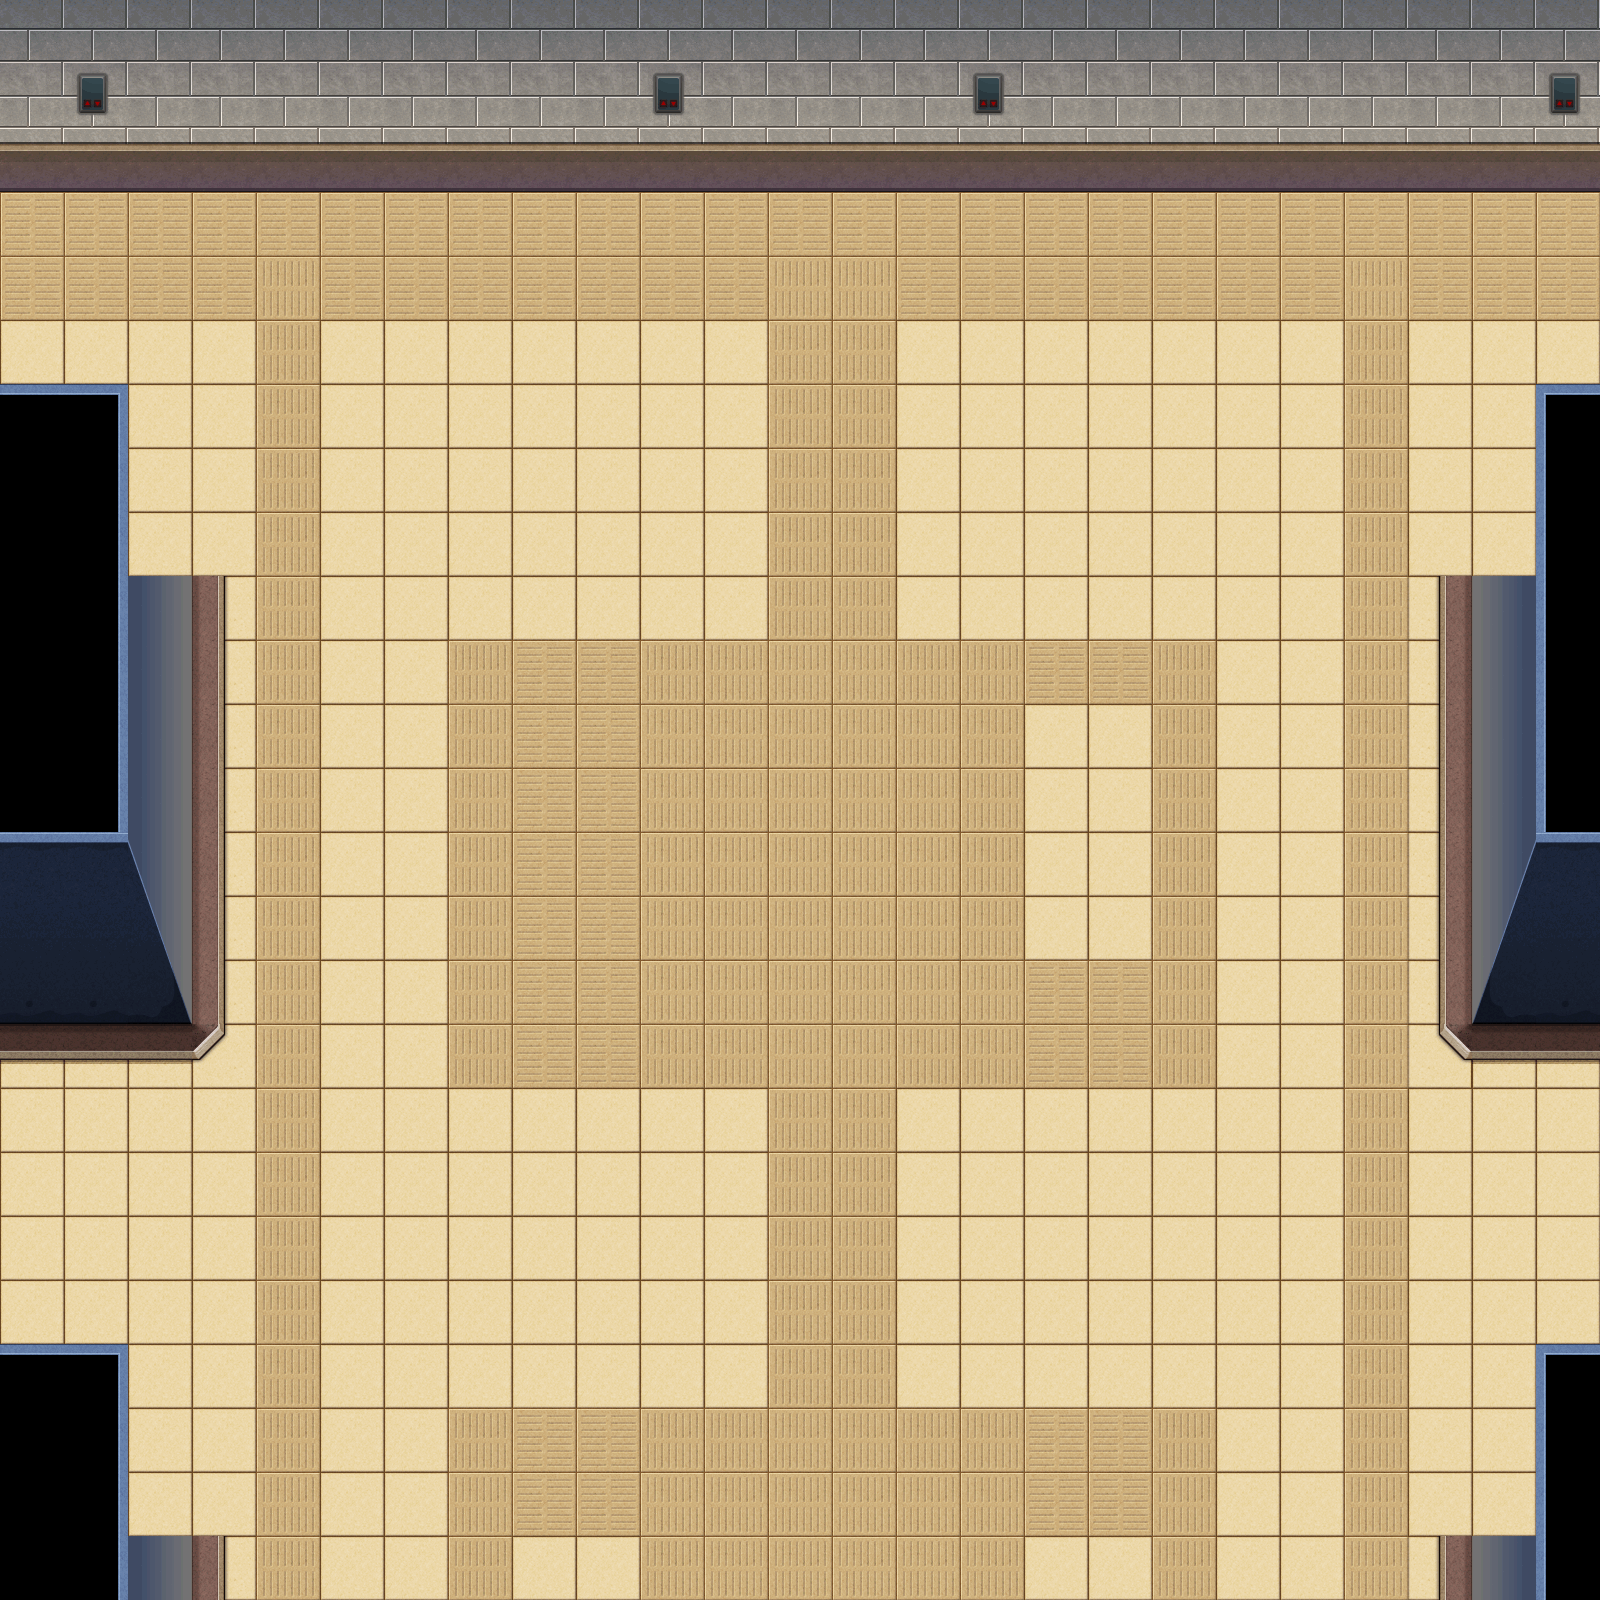

This game map was drawn from its Tiled (.tmx) file and the tilesets committed beside it. A one-line description and the trimmed map source follow:
An orthogonal 25x25 tile map with 64x64 px tiles, 1 tile layer (background), 33 tilesets and 97 objects (18x collide, 12x collide_bullet).

<map version="1.0" orientation="orthogonal" width="25" height="25" tilewidth="64" tileheight="64">
 <tileset firstgid="1" name="bg03" tilewidth="64" tileheight="64">
  <image source="bg03.png" width="512" height="256" />
 </tileset>
 <tileset firstgid="33" name="jianzhu3_qiang02" tilewidth="101" tileheight="192">
  <image source="jianzhu3_qiang02.png" width="101" height="192" />
 </tileset>
 <tileset firstgid="34" name="jianzhu3_qiang01" tilewidth="101" tileheight="192">
  <image source="jianzhu3_qiang01.png" width="101" height="192" />
 </tileset>
 <tileset firstgid="35" name="jianzhu3_huatai" tilewidth="129" tileheight="173">
  <image source="jianzhu3_huatai.png" width="129" height="173" />
 </tileset>
 <tileset firstgid="36" name="jianzhu3_chuang02" tilewidth="52" tileheight="386">
  <image source="jianzhu3_chuang02.png" width="52" height="386" />
 </tileset>
 <tileset firstgid="37" name="jianzhu3_chuang01" tilewidth="52" tileheight="386">
  <image source="jianzhu3_chuang01.png" width="52" height="386" />
 </tileset>
 <tileset firstgid="38" name="jianzhu3_dianti" tilewidth="172" tileheight="196">
  <image source="jianzhu3_dianti.png" width="172" height="196" />
 </tileset>
 <tileset firstgid="39" name="jianzhu3_langan01" tilewidth="223" tileheight="105">
  <image source="jianzhu3_langan01.png" width="223" height="105" />
 </tileset>
 <tileset firstgid="40" name="jianzhu3_keng01" tilewidth="293" tileheight="131">
  <image source="jianzhu3_keng01.png" width="293" height="131" />
 </tileset>
 <tileset firstgid="41" name="jianzhu3_keng02" tilewidth="152" tileheight="81">
  <image source="jianzhu3_keng02.png" width="152" height="79" />
 </tileset>
 <tileset firstgid="41" name="jianzhu3_keng03" tilewidth="102" tileheight="39">
  <image source="jianzhu3_keng03.png" width="102" height="39" />
 </tileset>
 <tileset firstgid="42" name="jianzhu3_keng04" tilewidth="52" tileheight="20">
  <image source="jianzhu3_keng04.png" width="52" height="20" />
 </tileset>
 <tileset firstgid="43" name="jianzhu3_wuzi01" tilewidth="131" tileheight="63">
  <image source="jianzhu3_wuzi01.png" width="131" height="63" />
 </tileset>
 <tileset firstgid="44" name="jianzhu3_wuzi02" tilewidth="168" tileheight="53">
  <image source="jianzhu3_wuzi02.png" width="168" height="53" />
 </tileset>
 <tileset firstgid="45" name="jianzhu3_yizi01" tilewidth="85" tileheight="229">
  <image source="jianzhu3_yizi01.png" width="85" height="229" />
 </tileset>
 <tileset firstgid="46" name="jianzhu3_yizi02" tilewidth="85" tileheight="229">
  <image source="jianzhu3_yizi02.png" width="85" height="229" />
 </tileset>
 <tileset firstgid="47" name="jianzhu3_zhuozi01" tilewidth="518" tileheight="213">
  <image source="jianzhu3_zhuozi01.png" width="518" height="213" />
 </tileset>
 <tileset firstgid="48" name="jianzhu3_zhuozi02" tilewidth="202" tileheight="256">
  <image source="jianzhu3_zhuozi02.png" width="202" height="256" />
 </tileset>
 <tileset firstgid="49" name="jianzhu3_zhuozi03" tilewidth="202" tileheight="256">
  <image source="jianzhu3_zhuozi03.png" width="202" height="256" />
 </tileset>
 <tileset firstgid="50" name="jianzhu_xuezi01" tilewidth="242" tileheight="196">
  <image source="jianzhu_xuezi01.png" width="242" height="196" />
 </tileset>
 <tileset firstgid="51" name="jianzhu_xuezi02" tilewidth="219" tileheight="141">
  <image source="jianzhu_xuezi02.png" width="219" height="141" />
 </tileset>
 <tileset firstgid="52" name="jianzhu_xuezi03" tilewidth="192" tileheight="132">
  <image source="jianzhu_xuezi03.png" width="192" height="132" />
 </tileset>
 <tileset firstgid="53" name="jianzhu_xuezi04" tilewidth="421" tileheight="156">
  <image source="jianzhu_xuezi04.png" width="421" height="156" />
 </tileset>
 <tileset firstgid="54" name="jianzhu_xuezi05" tilewidth="180" tileheight="297">
  <image source="jianzhu_xuezi05.png" width="180" height="297" />
 </tileset>
 <tileset firstgid="55" name="jianzhu_xiangzi05" tilewidth="150" tileheight="170">
  <image source="jianzhu_xiangzi05.png" width="150" height="170" />
 </tileset>
 <tileset firstgid="56" name="jianzhu_xiangzi06" tilewidth="90" tileheight="113">
  <image source="jianzhu_xiangzi06.png" width="90" height="113" />
 </tileset>
 <tileset firstgid="57" name="jianzhu_xiangzi02" tilewidth="122" tileheight="126">
  <image source="jianzhu_xiangzi02.png" width="122" height="126" />
 </tileset>
 <tileset firstgid="58" name="jianzhu_xiangzi03" tilewidth="122" tileheight="76">
  <image source="jianzhu_xiangzi03.png" width="122" height="76" />
 </tileset>
 <tileset firstgid="59" name="jianzhu2_xiangzi0" tilewidth="192" tileheight="168">
  <image source="jianzhu2_xiangzi0.png" width="192" height="168" />
 </tileset>
 <tileset firstgid="60" name="jianzhu_xiangzi04" tilewidth="183" tileheight="126">
  <image source="jianzhu_xiangzi04.png" width="183" height="126" />
 </tileset>
 <tileset firstgid="61" name="jianzhu_xiangzi01" tilewidth="71" tileheight="80">
  <image source="jianzhu_xiangzi01.png" width="71" height="80" />
 </tileset>
 <tileset firstgid="62" name="jianzhu_xiangzi07" tilewidth="92" tileheight="112">
  <image source="jianzhu_xiangzi07.png" width="92" height="112" />
 </tileset>
 <tileset firstgid="63" name="jianzhu_qiang01" tilewidth="92" tileheight="54">
  <image source="jianzhu_qiang01.png" width="92" height="54" />
 </tileset>
 <layer name="background" width="25" height="25">
  <data>[625 cells, 625 non-empty, 29 distinct tile ids]</data>
 </layer>
 <objectgroup name="right" width="25" height="25">
  <properties>
   <property name="filename" value="jianzhu3_qiang02.png" />
   <property name="groundlayer" value="1" />
  </properties>
  <object gid="33" x="1435" y="576">
   <properties>
    <property name="groundZ" value="1" />
   </properties>
  </object>
  <object gid="33" x="1435" y="1536">
   <properties>
    <property name="groundZ" value="1" />
   </properties>
  </object>
 </objectgroup>
 <objectgroup name="left" width="25" height="25">
  <properties>
   <property name="filename" value="jianzhu3_qiang01.png" />
   <property name="groundlayer" value="1" />
  </properties>
  <object gid="34" x="128" y="577">
   <properties>
    <property name="groundZ" value="1" />
   </properties>
  </object>
  <object gid="34" x="128" y="1537">
   <properties>
    <property name="groundZ" value="1" />
   </properties>
  </object>
 </objectgroup>
 <objectgroup name="flower" width="25" height="25">
  <properties>
   <property name="filename" value="jianzhu3_huatai.png" />
   <property name="groundlayer" value="1" />
  </properties>
  <object gid="35" x="510" y="877">
   <properties>
    <property name="groundZ" value="1" />
   </properties>
  </object>
  <object gid="35" x="1021" y="879">
   <properties>
    <property name="groundZ" value="1" />
   </properties>
  </object>
  <object gid="35" x="510" y="1021">
   <properties>
    <property name="groundZ" value="2" />
   </properties>
  </object>
  <object gid="35" x="1022" y="1023">
   <properties>
    <property name="groundZ" value="2" />
   </properties>
  </object>
  <object gid="35" x="511" y="1662" />
  <object gid="35" x="1024" y="1662" />
 </objectgroup>
 <objectgroup name="rightboli" width="25" height="25">
  <properties>
   <property name="filename" value="jianzhu3_chuang02.png" />
   <property name="groundlayer" value="1" />
  </properties>
  <object gid="36" x="1480" y="882">
   <properties>
    <property name="groundZ" value="2" />
   </properties>
  </object>
  <object gid="36" x="1481" y="1825">
   <properties>
    <property name="groundZ" value="10" />
   </properties>
  </object>
  <object gid="36" x="2102" y="1587" />
 </objectgroup>
 <objectgroup name="rightdoor" width="25" height="25">
  <properties>
   <property name="filename" value="jianzhu3_chuang02.png" />
   <property name="groundlayer" value="1" />
  </properties>
 </objectgroup>
 <objectgroup name="rightdooropen" width="25" height="25">
  <properties>
   <property name="filename" value="jianzhu3_men04.png" />
   <property name="groundlayer" value="1" />
  </properties>
 </objectgroup>
 <objectgroup name="leftdoor" width="25" height="25">
  <properties>
   <property name="filename" value="jianzhu3_men01.png" />
   <property name="groundlayer" value="1" />
  </properties>
 </objectgroup>
 <objectgroup name="leftdooropen" width="25" height="25">
  <properties>
   <property name="filename" value="jianzhu3_men03.png" />
   <property name="groundlayer" value="1" />
  </properties>
 </objectgroup>
 <objectgroup name="leftboli" width="25" height="25">
  <properties>
   <property name="filename" value="jianzhu3_chuang01.png" />
   <property name="groundlayer" value="1" />
  </properties>
  <object gid="37" x="134" y="892">
   <properties>
    <property name="groundZ" value="2" />
   </properties>
  </object>
  <object gid="37" x="132" y="1860">
   <properties>
    <property name="groundZ" value="2" />
   </properties>
  </object>
 </objectgroup>
 <objectgroup name="door" width="25" height="25">
  <properties>
   <property name="filename" value="jianzhu3_dianti.png" />
   <property name="groundlayer" value="1" />
  </properties>
  <object gid="38" x="746" y="217" />
 </objectgroup>
 <objectgroup name="warning" width="25" height="25">
  <properties>
   <property name="filename" value="jianzhu3_langan01.png" />
   <property name="groundlayer" value="1" />
  </properties>
  <object gid="39" x="1895" y="1582">
   <properties>
    <property name="groundZ" value="1" />
   </properties>
  </object>
  <object gid="39" x="273" y="1635">
   <properties>
    <property name="groundZ" value="2" />
   </properties>
  </object>
  <object gid="39" x="247" y="230">
   <properties>
    <property name="groundZ" value="1" />
   </properties>
  </object>
  <object gid="39" x="1083" y="242">
   <properties>
    <property name="groundZ" value="1" />
   </properties>
  </object>
  <object gid="39" x="875" y="237">
   <properties>
    <property name="groundZ" value="1" />
   </properties>
  </object>
 </objectgroup>
 <objectgroup name="keng1" width="25" height="25">
  <properties>
   <property name="filename" value="jianzhu3_keng01.png" />
   <property name="groundlayer" value="1" />
  </properties>
  <object gid="40" x="397" y="538" />
  <object gid="40" x="1047" y="1319" />
 </objectgroup>
 <objectgroup name="keng2" width="25" height="25">
  <properties>
   <property name="filename" value="jianzhu3_keng02.png" />
   <property name="groundlayer" value="1" />
  </properties>
  <object x="1373" y="351" />
  <object x="701" y="838" />
  <object x="354" y="1224" />
 </objectgroup>
 <objectgroup name="keng3" width="25" height="25">
  <properties>
   <property name="filename" value="jianzhu3_keng03.png" />
   <property name="groundlayer" value="1" />
  </properties>
  <object gid="41" x="530" y="1369" />
  <object gid="41" x="218" y="365" />
  <object gid="41" x="1157" y="586" />
 </objectgroup>
 <objectgroup name="keng4" width="25" height="25">
  <properties>
   <property name="filename" value="jianzhu3_keng04.png" />
   <property name="groundlayer" value="1" />
  </properties>
  <object gid="42" x="965" y="365" />
  <object gid="42" x="905" y="1119" />
 </objectgroup>
 <objectgroup name="wuzi1" width="25" height="25">
  <properties>
   <property name="filename" value="jianzhu3_wuzi01.png" />
   <property name="groundlayer" value="1" />
  </properties>
  <object gid="43" x="385" y="62" />
  <object gid="43" x="1355" y="61" />
 </objectgroup>
 <objectgroup name="wuzi2" width="25" height="25">
  <properties>
   <property name="filename" value="jianzhu3_wuzi02.png" />
   <property name="groundlayer" value="1" />
  </properties>
  <object gid="44" x="927" y="50" />
  <object gid="44" x="3" y="49" />
 </objectgroup>
 <objectgroup name="chairleft" width="25" height="25">
  <properties>
   <property name="filename" value="jianzhu3_yizi01.png" />
   <property name="groundlayer" value="1" />
  </properties>
  <object gid="45" x="1645" y="671" />
 </objectgroup>
 <objectgroup name="chairright" width="25" height="25">
  <properties>
   <property name="filename" value="jianzhu3_yizi01.png" />
   <property name="groundlayer" value="1" />
  </properties>
  <object gid="46" x="1783" y="672" />
 </objectgroup>
 <objectgroup name="deskbig" width="25" height="25">
  <properties>
   <property name="filename" value="jianzhu3_zhuozi01.png" />
   <property name="groundlayer" value="1" />
  </properties>
  <object gid="47" x="1277" y="-21" />
 </objectgroup>
 <objectgroup name="deskleft" width="25" height="25">
  <properties>
   <property name="filename" value="jianzhu3_zhuozi02.png" />
   <property name="groundlayer" value="1" />
  </properties>
  <object gid="48" x="1905" y="85" />
 </objectgroup>
 <objectgroup name="deskright" width="25" height="25">
  <properties>
   <property name="filename" value="jianzhu3_zhuozi03.png" />
   <property name="groundlayer" value="1" />
  </properties>
  <object gid="49" x="1812" y="434" />
 </objectgroup>
 <objectgroup name="blood1" width="25" height="25">
  <properties>
   <property name="filename" value="jianzhu_xuezi01.png" />
   <property name="groundlayer" value="1" />
  </properties>
  <object gid="50" x="700" y="716" />
  <object gid="50" x="1458" y="1330" />
 </objectgroup>
 <objectgroup name="blood2" width="25" height="25">
  <properties>
   <property name="filename" value="jianzhu_xuezi02.png" />
   <property name="groundlayer" value="1" />
  </properties>
  <object gid="51" x="-68" y="390">
   <properties>
    <property name="groundZ" value="1" />
   </properties>
  </object>
  <object gid="51" x="1264" y="955">
   <properties>
    <property name="groundZ" value="1" />
   </properties>
  </object>
  <object gid="51" x="642" y="1650">
   <properties>
    <property name="groundZ" value="1" />
   </properties>
  </object>
 </objectgroup>
 <objectgroup name="blood3" width="25" height="25">
  <properties>
   <property name="filename" value="jianzhu_xuezi03.png" />
   <property name="groundlayer" value="1" />
  </properties>
  <object gid="52" x="300" y="1611">
   <properties>
    <property name="groundZ" value="1" />
   </properties>
  </object>
  <object gid="52" x="579" y="1212">
   <properties>
    <property name="groundZ" value="1" />
   </properties>
  </object>
  <object gid="52" x="288" y="827">
   <properties>
    <property name="groundZ" value="1" />
   </properties>
  </object>
 </objectgroup>
 <objectgroup name="blood4" width="25" height="25">
  <properties>
   <property name="filename" value="jianzhu_xuezi04.png" />
   <property name="groundlayer" value="1" />
  </properties>
  <object gid="53" x="1253" y="400" />
  <object gid="53" x="-167" y="1285" />
 </objectgroup>
 <objectgroup name="blood5" width="25" height="25">
  <properties>
   <property name="filename" value="jianzhu_xuezi05.png" />
   <property name="groundlayer" value="1" />
  </properties>
  <object gid="54" x="1182" y="1712" />
 </objectgroup>
 <objectgroup name="blackboxb" width="25" height="25">
  <properties>
   <property name="filename" value="jianzhu_xiangzi05.png" />
   <property name="groundlayer" value="1" />
  </properties>
  <object gid="55" x="-8" y="1113">
   <properties>
    <property name="groundZ" value="1" />
   </properties>
  </object>
  <object gid="55" x="102" y="265">
   <properties>
    <property name="groundZ" value="1" />
   </properties>
  </object>
 </objectgroup>
 <objectgroup name="blackboxs" width="25" height="25">
  <properties>
   <property name="filename" value="jianzhu_xiangzi06.png" />
   <property name="groundlayer" value="1" />
  </properties>
  <object gid="56" x="1376" y="1627">
   <properties>
    <property name="groundZ" value="2" />
   </properties>
  </object>
 </objectgroup>
 <objectgroup name="greenboxb" width="25" height="25">
  <properties>
   <property name="filename" value="jianzhu_xiangzi02.png" />
   <property name="groundlayer" value="1" />
  </properties>
  <object gid="57" x="1029" y="1064">
   <properties>
    <property name="groundZ" value="3" />
   </properties>
  </object>
  <object gid="57" x="-16" y="263">
   <properties>
    <property name="groundZ" value="3" />
   </properties>
  </object>
 </objectgroup>
 <objectgroup name="greenboxs" width="25" height="25">
  <properties>
   <property name="filename" value="jianzhu_xiangzi03.png" />
   <property name="groundlayer" value="1" />
  </properties>
  <object gid="58" x="1310" y="238">
   <properties>
    <property name="groundZ" value="3" />
   </properties>
  </object>
 </objectgroup>
 <objectgroup name="greenbox2" width="25" height="25">
  <properties>
   <property name="filename" value="jianzhu2_xiangzi0.png" />
   <property name="groundlayer" value="1" />
  </properties>
  <object gid="59" x="855" y="1658" />
 </objectgroup>
 <objectgroup name="mutouboxb" width="25" height="25">
  <properties>
   <property name="filename" value="jianzhu_xiangzi04.png" />
   <property name="groundlayer" value="1" />
  </properties>
  <object gid="60" x="1862" y="1745">
   <properties>
    <property name="groundZ" value="5" />
   </properties>
  </object>
  <object gid="60" x="1456" y="239">
   <properties>
    <property name="groundZ" value="2" />
   </properties>
  </object>
  <object gid="60" x="1480" y="1127">
   <properties>
    <property name="groundZ" value="2" />
   </properties>
  </object>
 </objectgroup>
 <objectgroup name="mutouboxs" width="25" height="25">
  <properties>
   <property name="filename" value="jianzhu_xiangzi01.png" />
   <property name="groundlayer" value="1" />
  </properties>
  <object gid="61" x="207" y="1624">
   <properties>
    <property name="groundZ" value="2" />
   </properties>
  </object>
  <object gid="61" x="461" y="232">
   <properties>
    <property name="groundZ" value="2" />
   </properties>
  </object>
 </objectgroup>
 <objectgroup name="qiangxieM16" width="25" height="25">
  <properties>
   <property name="filename" value="jianzhu_xiangzi07.png" />
   <property name="groundlayer" value="1" />
  </properties>
  <object gid="62" x="1048" y="1051">
   <properties>
    <property name="groundZ" value="10" />
   </properties>
  </object>
  <object gid="62" x="15" y="1056">
   <properties>
    <property name="groundZ" value="10" />
   </properties>
  </object>
 </objectgroup>
 <objectgroup name="qiangxieSVD" width="25" height="25">
  <properties>
   <property name="filename" value="jianzhu_qiang01.png" />
   <property name="groundlayer" value="1" />
  </properties>
  <object gid="63" x="1327" y="219">
   <properties>
    <property name="groundZ" value="10" />
   </properties>
  </object>
  <object gid="63" x="131" y="164">
   <properties>
    <property name="groundZ" value="10" />
   </properties>
  </object>
 </objectgroup>
 <objectgroup name="collide_people" width="25" height="25">
  <object type="collide" x="-55" y="44" width="310" height="219" />
  <object type="collide" x="213" y="14" width="310" height="219" />
  <object type="collide" x="-57" y="393" width="256" height="645" />
  <object type="collide" x="-170" y="892" width="310" height="219" />
  <object type="collide" x="-120" y="1351" width="315" height="276" />
  <object type="collide" x="104" y="1534" width="451" height="158" />
  <object type="collide" x="506" y="1499" width="136" height="296" />
  <object type="collide" x="853" y="1497" width="306" height="228" />
  <object type="collide" x="1467" y="380" width="206" height="754" />
  <object type="collide" x="882" y="18" width="757" height="216" />
  <object type="collide" x="504" y="125" width="453" height="71" />
  <object type="collide" x="1620" y="139" width="280" height="1388" />
  <object type="collide" x="-142" y="196" width="134" height="1276" />
  <object type="collide" x="499" y="1622" width="1278" height="151" />
  </objectgroup>
 <objectgroup name="collide_bullet" width="25" height="25" visible="0">
  <!-- 12 objects omitted --></objectgroup>
</map>
<!-- 16 of 97 objects omitted -->
